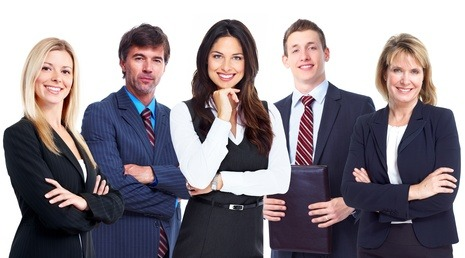
#> input picture pessoas/pessoas1.jpg, 465 x 258 px, found by its file name
$ python img_detect.py
#> lines starting #> are read from the running program, lines starting #| are printed output that depends on the picture; after the words box and inside, x2 and y2 are one past the last pixel; in counts of white or black regions, pixels touching at a corner belong together
import cv2

classificador = cv2.CascadeClassifier('cascades\haarcascade_frontalface_default.xml')
imagem = cv2.imread('pessoas\pessoas1.jpg')
#> imagem is the input picture: shape (258, 465, 3); mean B, G, R 141.5, 134.9, 142.7
imagem_cinza = cv2.cvtColor(imagem, cv2.COLOR_BGR2GRAY)
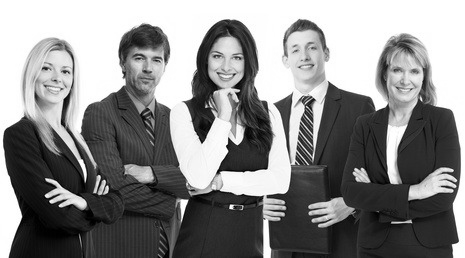
#> imagem_cinza: shape (258, 465); min 0, max 255, mean 138


# scaleFactor deve ser maior que 1. Auxilia na detecção de diferentes tamanhos de faces.
# minNeighbors define a distancia detectada pelos quadrados. Quanto maior o valor menor a distancia permitida.
f_detect = classificador.detectMultiScale(imagem_cinza, scaleFactor=1.07, minNeighbors=8, minSize=(30, 30))
#> f_detect = [[122, 38, 54, 54], [201, 37, 52, 52], [380, 51, 52, 52], [279, 30, 50, 50], [30, 50, 52, 52]]
#print(len(faces_detect)) // Retorna o número de fazer detectadas.


for (x, y, l, a) in f_detect:
    cv2.rectangle(imagem, (x, y), (x + l, y + a), (0, 0, 255), 2)
#> this loop made 5 passes
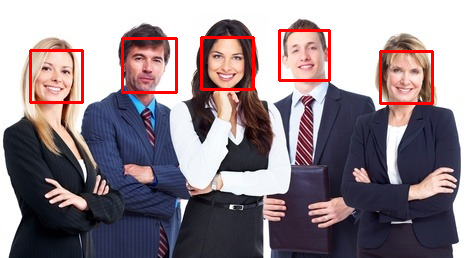
#> imagem: shape (258, 465, 3); 2.58% of pixels changed, all inside (x1, y1, x2, y2) = (29, 29, 434, 105)


cv2.imshow('Imagens Detectadas', imagem)
print(f'{len(f_detect)} faces detectadas.')
#| 5 faces detectadas.
cv2.waitKey(0)

$ run again, with pessoas/pessoas2.jpg copied over pessoas/pessoas1.jpg
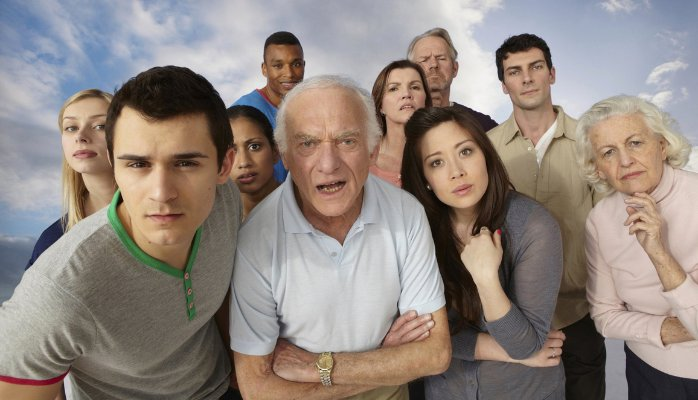
#> input picture pessoas/pessoas2.jpg, 698 x 400 px, found by its file name
#> imagem is the input picture: shape (400, 698, 3); mean B, G, R 128.3, 134.8, 145.9
#> `imagem_cinza = cv2.cvtColor(imagem, cv2.COLOR_BGR2GRAY)`:
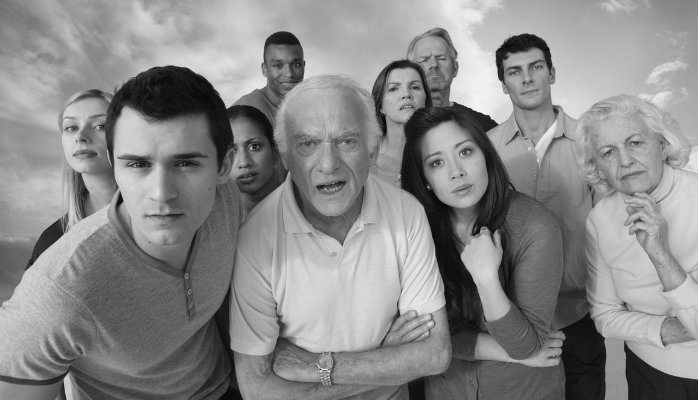
#> imagem_cinza: shape (400, 698); min 2, max 252, mean 137.4
#> f_detect = [[416, 44, 37, 37], [260, 44, 52, 52], [378, 67, 54, 54], [496, 46, 60, 60], [610, 171, 58, 58], [217, 124, 60, 60], [49, 99, 72, 72], [588, 120, 72, 72], [413, 126, 80, 80], [278, 105, 100, 100], [101, 117, 124, 124]]
#> the loop `for (x, y, l, a) in f_detect:` made 11 passes
#> after the loop `for (x, y, l, a) in f_detect:`:
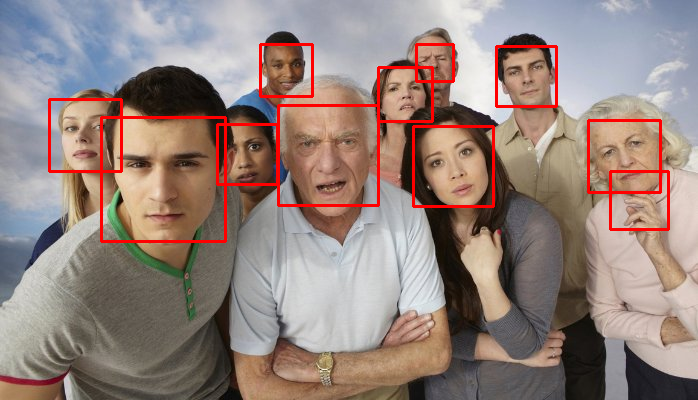
#> imagem: shape (400, 698, 3); 3.2% of pixels changed, all inside (x1, y1, x2, y2) = (48, 43, 670, 243)
#| 11 faces detectadas.

$ run again, with pessoas/pessoas4.jpg copied over pessoas/pessoas1.jpg
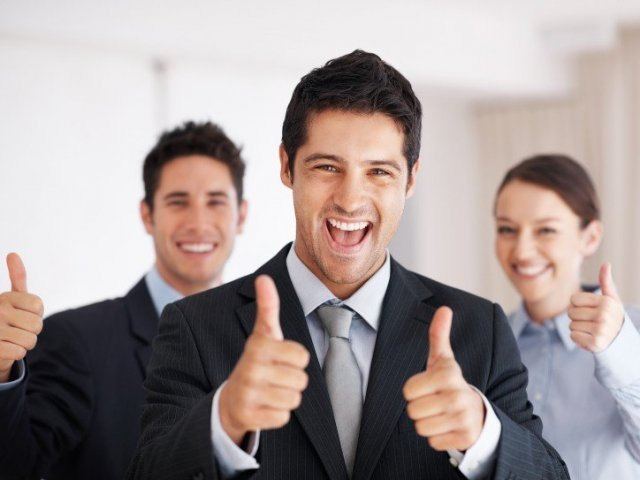
#> input picture pessoas/pessoas4.jpg, 640 x 480 px, found by its file name
#> imagem is the input picture: shape (480, 640, 3); mean B, G, R 151.1, 152.4, 164
#> `imagem_cinza = cv2.cvtColor(imagem, cv2.COLOR_BGR2GRAY)`:
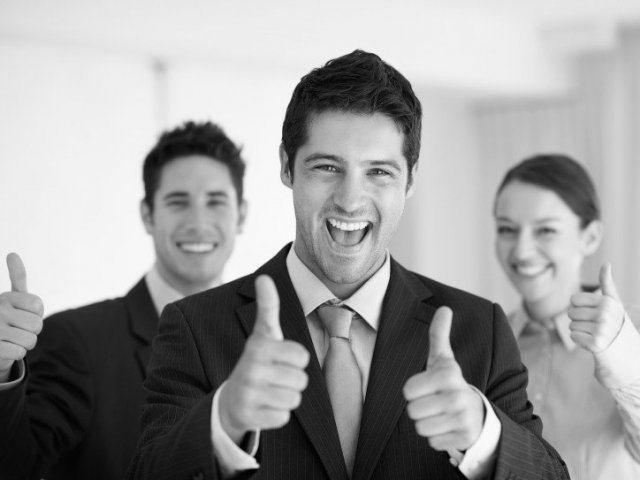
#> imagem_cinza: shape (480, 640); min 0, max 255, mean 155.7
#> f_detect = [[230, 361, 64, 64], [238, 336, 77, 77], [483, 193, 101, 101], [141, 158, 112, 112], [280, 113, 146, 146]]
#> the loop `for (x, y, l, a) in f_detect:` made 5 passes
#> after the loop `for (x, y, l, a) in f_detect:`:
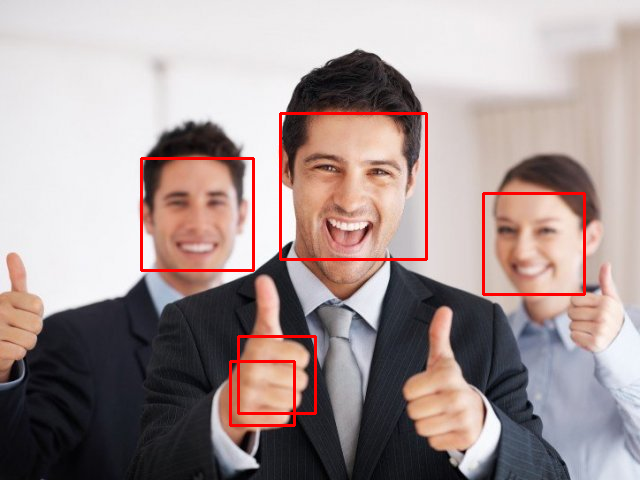
#> imagem: shape (480, 640, 3); 1.94% of pixels changed, all inside (x1, y1, x2, y2) = (140, 112, 586, 427)
#| 5 faces detectadas.
